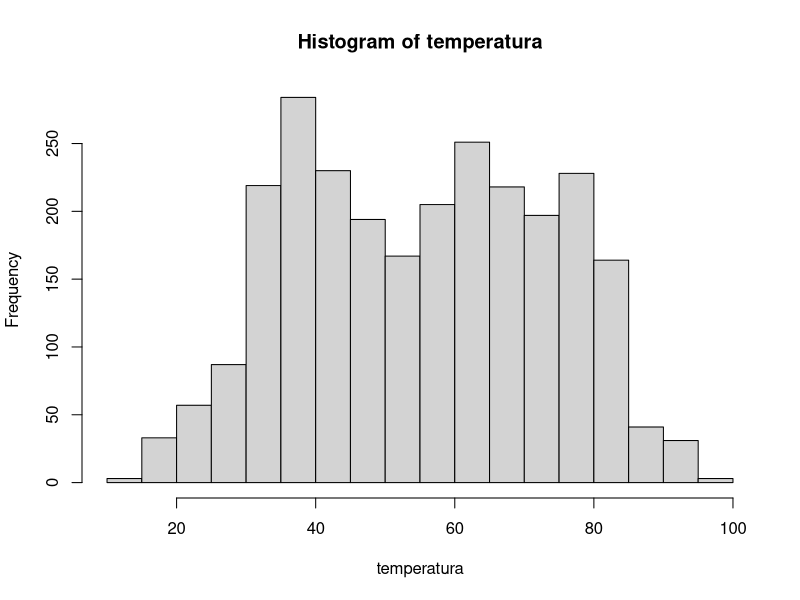
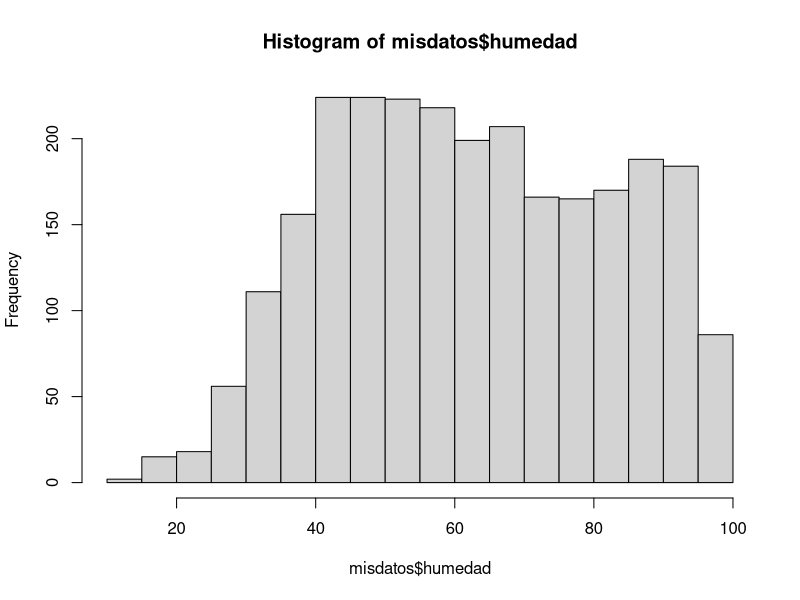
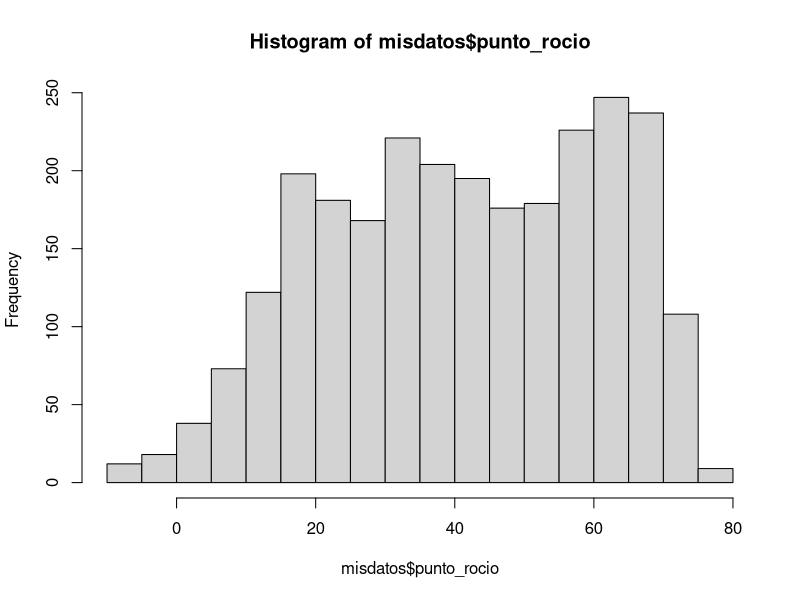
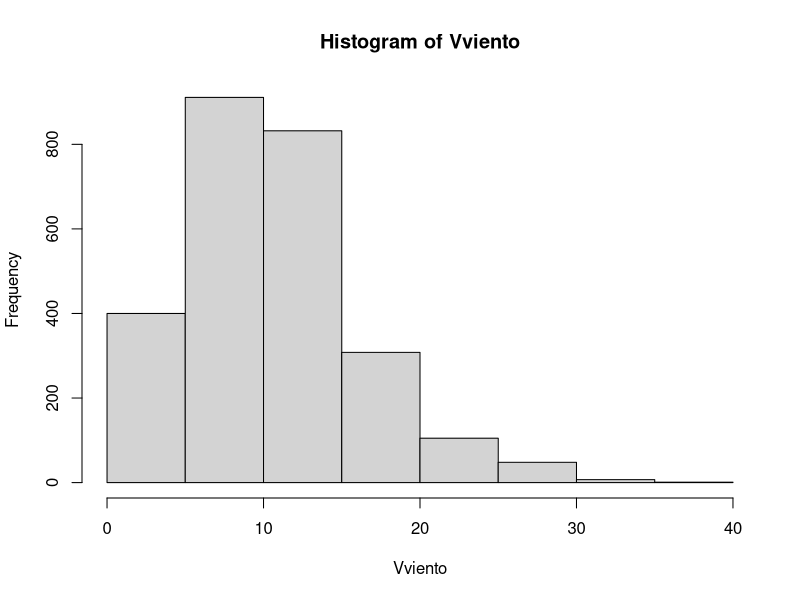

The R source for these figures, in order:
# nombre del archivo a mandar por correo:
# nombre_apellido_inferencia_profesor.R
# ejemplo:
# juan_perez_estadistica_mayer.R

# No olvide ejecutar las líneas 6 y 11 antes de empezar el resto del trabajo
library(readxl)


# 1. Use la función read_excel para cargar los datos que se encuentran en el archivo excel datos_ie.xlsx
misdatos <- read_excel("datos_ie.xlsx")


# 2. Para la variable "velocidad_viento", que es una de las columnas de los datos 
# que acaba de cargar, encuentre lo siguiente usando la función quantile:
# 2.1 el cuantil 0.025 (2 pto

Vviento <-misdatos$velocidad_viento 
quantile(Vviento)
quantile(Vviento, 0.025)

# 2.2 la mediana (2 pto)

mean(Vviento)

# 2.3 el cuantil 0.975 (2 pto)

quantile(Vviento, 0.975)

# Nota la función quantile es la que calcula cuantiles de un vector. Por ejemplo si el vector se llama x y
# queremos calcular el cuantil 37 escribiremos en R quantile(x, 0.37)


# 3. Para la variable "temperatura" compute lo siguiente}
temperatura <- misdatos$temperatura

# 3.1 la media (2 pto)

mean(temperatura)

# 3.2 la desviación estandar    (2 pto)}

sd(temperatura)

# 3.3 la cantidad de observaciones (n) (2 pto)
length(misdatos$temperatura)

# 3.4 la desviación estandar, dividida por la raíz de n  (2 pto)

17.88357/sqrt(2612)


# 4. Grafique los histogramas de estas cuatro variables: temperatura, humedad,
# punto_rocio y velocidad_viento. Puede usar cualquier función y paquete de R (4 pts)

hist(temperatura)
hist(misdatos$humedad)
hist(misdatos$punto_rocio)
hist(Vviento)

# 5. Use el comando pnorm, para encontrar la probabilidad de que una variable aleatoria normal
# estándard esté entre -1 y 1.2, es decir, encontrar P(-1 <= z <= 1.2)
# Nota, el comando pnorm asume por defecto que nuestra normal es estándar. (2 pto)

pnorm(-1,1.2)
